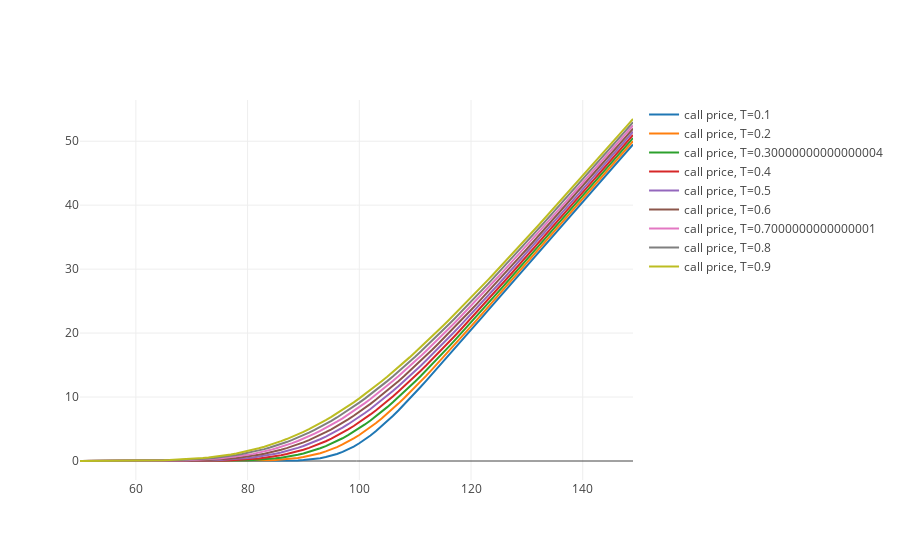

The notebook cell saved with this chart:
### Code cell
sigma = 0.2
r = 0.05
T = 1 
K = 100


S0 = np.arange(50.0, 150.0, 1)

pv_call = BlackScholes('C', S0, K, r, sigma, T)

# Create traces

data = [go.Scatter(
    x = S0,
    y = BlackScholes('C', S0, K, r, sigma, T),
    mode = 'line',
    name = 'call price, T={}'.format(T)
) for T in np.arange(0.1, 1.0, 0.1)]

iplot(data, filename='scatter-mode')
